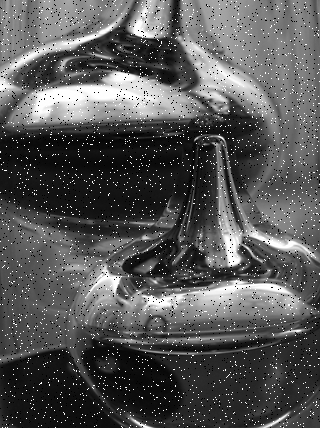
#> input picture Max Filter/min.png, 320 x 428 px
$ python 'Max Filter.py'
#> lines starting #> are read from the running program, lines starting #| are printed output that depends on the picture
import numpy as np
import cv2

# Memuat Gambar
img = cv2.imread('min.png', cv2.IMREAD_GRAYSCALE)
#> img is the input picture: shape (428, 320); min 0, max 255, mean 86.8

# Mendefinisikan ukuran kernel untuk max filter
kernel_size = 3

# Pengaplikasian max filter
kernel = np.ones((kernel_size, kernel_size), np.uint8)
filtered_img = cv2.dilate(img, kernel, iterations = 1)
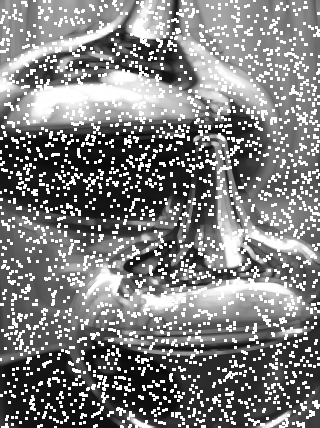
#> filtered_img: shape (428, 320); min 7, max 255, mean 126.4

# Menampilkan gambar original dan gambar filter
cv2.imshow('Gambar Original', img)
cv2.imshow('Gambar Filter', filtered_img)
cv2.waitKey(0)
cv2.destroyAllWindows()
